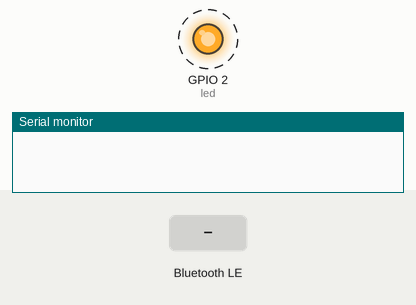
This sketch was run on a simulated ESP32. On the bench: output pins drawn as LEDs (lit = HIGH), the last lines printed to the serial monitor. Dashed ring = blinking. The inputs (shaded band) are chosen by the test bench. Nothing arrives over Bluetooth unless stated; a phone connects over Bluetooth LE 3 s after start.

Above: at 1.25 s.
1.3 s: Bluetooth LE write "1" received
At 4.3 s:
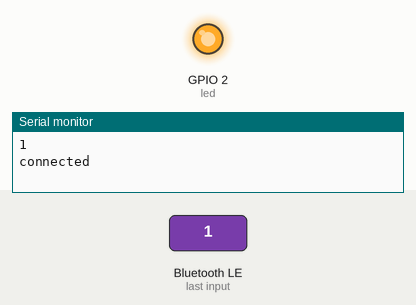
Timing chart, 0 to 5.8 s (numbered marks = the images above; inputs shaded):
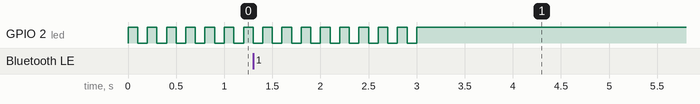

The sketch:

comm_v1.ino
```cpp
#include <BLEDevice.h>
#include <BLEServer.h>
#include <BLEUtils.h>
#include <BLE2902.h>

BLEServer* pServer = NULL;
BLECharacteristic* pCharacteristic = NULL;
bool deviceConnected = false;
#define led 2
BLEService *pService = NULL;
String value = "";

#define SERVICE_UUID "4fafc201-1fb5-459e-8fcc-c5c9c331914b"
#define CHARACTERISTIC_UUID "beb5483e-36e1-4688-b7f5-ea07361b26a8"

class MyServerCallbacks : public BLEServerCallbacks {
  void onConnect(BLEServer* pServer) {
    deviceConnected = true;
    Serial.println("connected");
  }

  void onDisconnect(BLEServer* pServer) {
  deviceConnected = false;
  Serial.println("disconnected");

  BLEAdvertising *pAdvertising = BLEDevice::getAdvertising();
  pAdvertising->start();
  Serial.println("Restarting advertising...");
}

};

class MyCallbacks : public BLECharacteristicCallbacks {
  void onWrite(BLECharacteristic *pCharacteristic) {
    value = pCharacteristic->getValue().c_str();
    pCharacteristic->setValue(value);
    pCharacteristic->notify();
    Serial.println(value);
  }
};


void setup() {

  pinMode(led,OUTPUT);
  Serial.begin(115200);

  BLEDevice::init("Mera Vajan");
  pServer = BLEDevice::createServer();
  pServer->setCallbacks(new MyServerCallbacks());

  pService = pServer->createService(SERVICE_UUID);

  pCharacteristic = pService->createCharacteristic(
    CHARACTERISTIC_UUID,
    BLECharacteristic::PROPERTY_READ |
    BLECharacteristic::PROPERTY_WRITE |
    BLECharacteristic::PROPERTY_NOTIFY
  );

  pCharacteristic->addDescriptor(new BLE2902());
  pCharacteristic->setCallbacks(new MyCallbacks());
  pCharacteristic->setValue("Mera Vajan");

  pService->start();
  BLEDevice::startAdvertising();
}

void loop() {
  if (deviceConnected) {
    digitalWrite(led, HIGH);
    delay(1000);
  } else {
    digitalWrite(led, millis() / 100 % 2 == 0 ? HIGH : LOW);
  }
}
```

Measured:
- by itself, GPIO 2 (led): alternates HIGH for 0.10 s and LOW for 0.10 s, 18 changes in all, then stays HIGH
